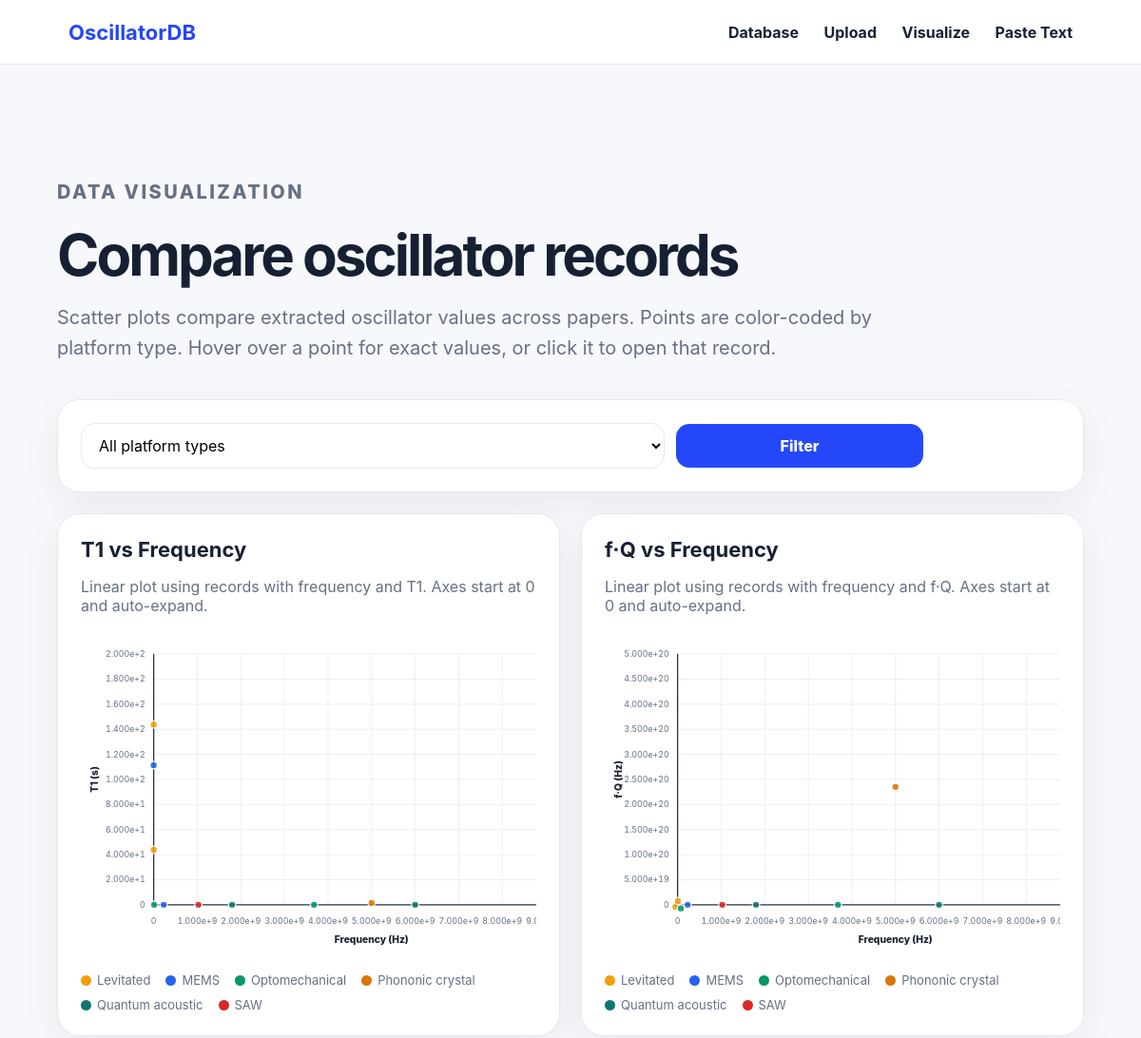
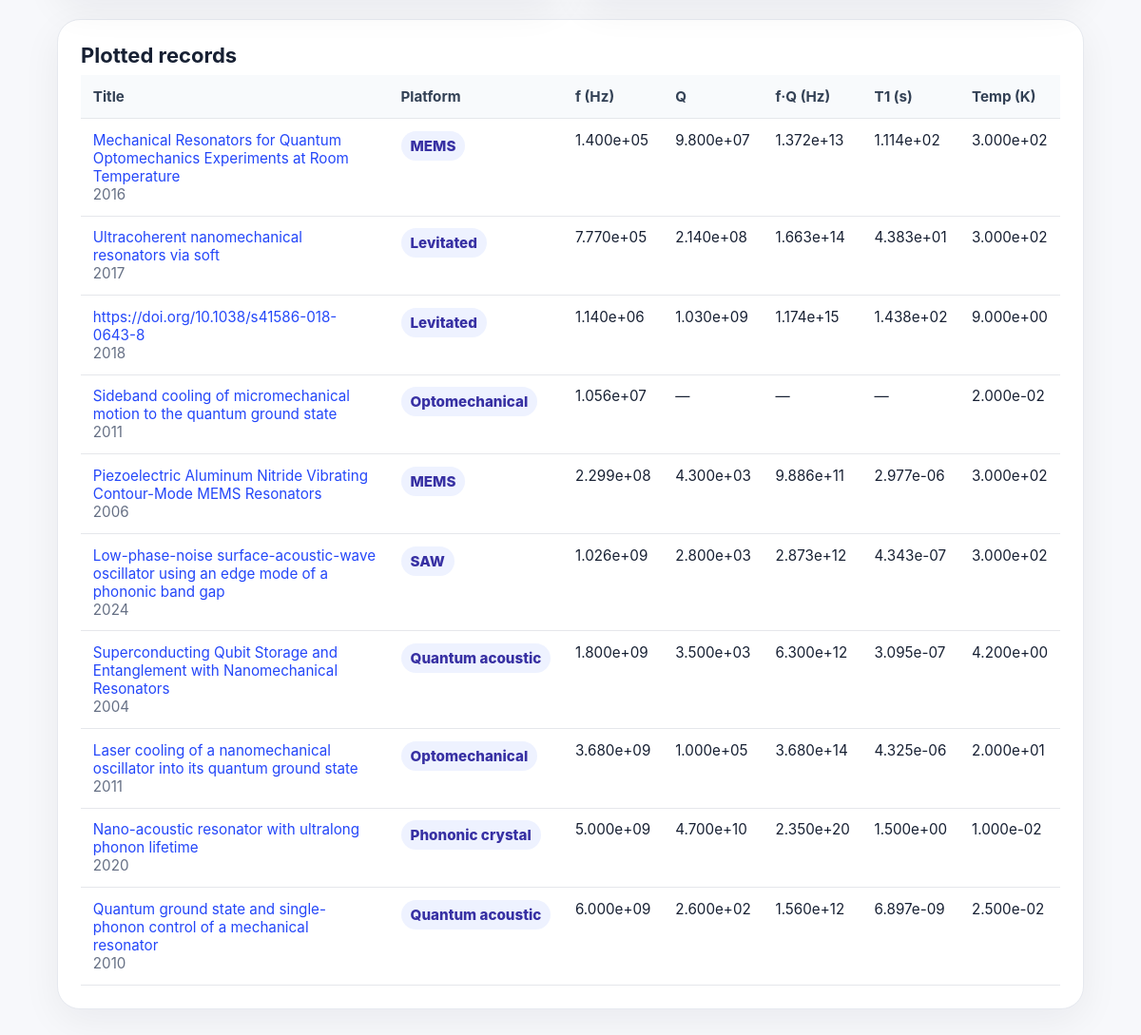
The app's page /visualize with its own data (2 pictures, top to bottom).
### tables this page shows
CREATE TABLE oscillator_records (
                id INTEGER PRIMARY KEY AUTOINCREMENT,
                title TEXT,
                authors TEXT,
                year INTEGER,
                doi TEXT,
                source_url TEXT,
                filename TEXT,
                oscillator_type TEXT,
                platform_type TEXT,
                material TEXT,
                platform TEXT,
                frequency_hz REAL,
                quality_factor REAL,
                fq_product REAL,
                t1_seconds REAL,
                temperature_k REAL,
                evidence_quote TEXT,
                notes TEXT,
                validation_status TEXT DEFAULT 'pending',
                extraction_json TEXT,
                created_at TEXT DEFAULT CURRENT_TIMESTAMP
            );

### app.py (the view)
@app.route("/visualize")
def visualize():
    platform_filter = request.args.get("platform_type", "").strip()
    params = []
    where = ["frequency_hz IS NOT NULL"]
    if platform_filter:
        where.append("platform_type = ?")
        params.append(platform_filter)
    sql = "SELECT id, title, year, platform_type, platform, material, frequency_hz, quality_factor, fq_product, t1_seconds, temperature_k FROM oscillator_records"
    sql += " WHERE " + " AND ".join(where)
    sql += " ORDER BY frequency_hz ASC"
    with db() as conn:
        rows = conn.execute(sql, params).fetchall()
        platform_rows = conn.execute(
            "SELECT DISTINCT platform_type FROM oscillator_records WHERE platform_type IS NOT NULL AND platform_type != '' ORDER BY platform_type"
        ).fetchall()
    platform_types = [row[0] for row in platform_rows]
    for ptype in PLATFORM_TYPES:
        if ptype not in platform_types:
            platform_types.append(ptype)
    chart_data = []
    for r in rows:
        chart_data.append({
            "id": r["id"],
            "title": r["title"] or "Untitled paper",
            "year": r["year"],
            "platform_type": r["platform_type"] or "Other",
            "platform": r["platform"] or "",
            "material": r["material"] or "",
            "frequency_hz": r["frequency_hz"],
            "quality_factor": r["quality_factor"],
            "fq_product": r["fq_product"],
            "t1_seconds": r["t1_seconds"],
            "temperature_k": r["temperature_k"],
        })
    return render_template(
        "visualize.html",
        records=rows,
        chart_data=chart_data,
        platform_filter=platform_filter,
        platform_types=platform_types,
    )

### app.py (called while the page is built)
def db():
    conn = sqlite3.connect(DB_PATH)
    conn.row_factory = sqlite3.Row
    return conn

@app.template_filter("sci")
def sci(v):
    if v is None or v == "":
        return "—"
    try:
        return f"{float(v):.3e}"
    except Exception:
        return str(v)

### templates/visualize.html (shortened to what this page needs)
{% extends "base.html" %}
{% block content %}
<section class="hero compact-hero">
  <p class="eyebrow">Data visualization</p>
  <h1>Compare oscillator records</h1>
  <p>Scatter plots compare extracted oscillator values across papers. Points are color-coded by platform type. Hover over a point for exact values, or click it to open that record.</p>
</section>
<section class="card">
  <form class="search" method="get">
    <select name="platform_type">
      <option value="">All platform types</option>
    </select>
    <button>Filter</button>
  </form>
</section>
<section class="viz-grid">
  <div class="card chart-card">
    <div class="chart-header">
      <h2>T1 vs Frequency</h2>
      <p class="muted">Linear plot using records with frequency and T1. Axes start at 0 and auto-expand.</p>
    </div>
    <div id="chart-t1" class="svg-chart"></div>
  </div>
  <div class="card chart-card">
    <div class="chart-header">
      <h2>f·Q vs Frequency</h2>
      <p class="muted">Linear plot using records with frequency and f·Q. Axes start at 0 and auto-expand.</p>
    </div>
    <div id="chart-fq" class="svg-chart"></div>
  </div>
</section>
<section class="card table-card">
  <h2>Plotted records</h2>
  <div class="table-wrap">
    <table class="records-table">
      <thead>
        <tr>
          <th>Title</th>
          <th>Platform</th>
          <th>f (Hz)</th>
          <th>Q</th>
          <th>f·Q (Hz)</th>
          <th>T1 (s)</th>
          <th>Temp (K)</th>
        </tr>
      </thead>
      <tbody>
        {% for r in records %}
        <tr>
          <td><a href="{{ url_for('record', record_id=r.id) }}">{{ r.title or 'Untitled paper' }}</a>{% if r.year %}<br><span class="muted">{{ r.year }}</span>{% endif %}</td>
          <td><span class="platform-pill platform-{{ (r.platform_type or 'Other')|replace(' / ', '-')|replace(' ', '-')|replace('/', '-')|lower }}">{{ r.platform_type or 'Other' }}</span></td>
          <td>{{ r.frequency_hz|sci }}</td>
          <td>{{ r.quality_factor|sci }}</td>
          <td>{{ r.fq_product|sci }}</td>
          <td>{{ r.t1_seconds|sci }}</td>
          <td>{{ r.temperature_k|sci }}</td>
        </tr>
        {% else %}
        <tr><td colspan="7" class="empty">No plottable records yet.</td></tr>
        {% endfor %}
      </tbody>
    </table>
  </div>
</section>
{% endblock %}

### templates/base.html (shortened to what this page needs)
<!doctype html>
<html lang="en">
<head>
  <link rel="stylesheet" href="{{ url_for('static', filename='styles.css') }}">
</head>
<body>
  <nav class="nav">
    <a class="brand" href="{{ url_for('index') }}">OscillatorDB</a>
    <div>
      <a href="{{ url_for('index') }}">Database</a>
      <a href="{{ url_for('upload') }}">Upload</a>
      <a href="{{ url_for('visualize') }}">Visualize</a>
      <a href="{{ url_for('extract_text_direct') }}">Paste Text</a>
    </div>
  </nav>
  <main class="container">
    {% block content %}{% endblock %}
  </main>
</body>
</html>

### static/styles.css (style rules this page uses)
:root { --bg:#f7f8fb; --card:#fff; --text:#172033; --muted:#667085; --line:#e6e9ef; --primary:#2447f9; --good:#07864b; --warn:#b76e00; --bad:#a51c30; }
* { box-sizing:border-box; }
body { margin:0; background:var(--bg); color:var(--text); font-family:Inter, ui-sans-serif, system-ui, -apple-system, Segoe UI, sans-serif; }
a { color:var(--primary); text-decoration:none; }
.nav { height:68px; display:flex; align-items:center; justify-content:space-between; padding:0 6vw; background:#fff; border-bottom:1px solid var(--line); position:sticky; top:0; z-index:10; }
.nav a { margin-left:22px; color:var(--text); font-weight:650; }
.nav .brand { margin-left:0; font-size:22px; color:var(--primary); }
.container { width:min(1180px, 90vw); margin:34px auto 80px; }
.hero { padding:64px 0 38px; max-width:920px; }
.eyebrow { color:var(--primary); font-weight:800; text-transform:uppercase; letter-spacing:.12em; font-size:13px; }
h1 { font-size:clamp(32px, 5vw, 64px); line-height:1; margin:8px 0 18px; letter-spacing:-.05em; }
h2 { font-size:22px; margin:0 0 8px; }
.hero p { font-size:20px; color:var(--muted); line-height:1.6; }
.card, .record-card { background:var(--card); border:1px solid var(--line); border-radius:24px; padding:24px; box-shadow:0 12px 40px rgba(16,24,40,.06); }
.search { display:grid; grid-template-columns:1fr 260px 120px; gap:12px; }
input, select, textarea, button { font:inherit; border-radius:14px; border:1px solid var(--line); padding:12px 14px; background:#fff; }
button, .button { display:inline-block; border:0; background:var(--primary); color:#fff; font-weight:800; padding:13px 18px; border-radius:14px; cursor:pointer; }
.muted { color:var(--muted); }
.table-card { overflow: hidden; }
.table-wrap { overflow-x: auto; }
.records-table { width: 100%; border-collapse: collapse; font-size: 0.95rem; }
.records-table th, .records-table td { padding: 0.8rem; border-bottom: 1px solid #e5e7eb; text-align: left; vertical-align: top; }
.records-table th { background: #f8fafc; font-weight: 700; color: #334155; }
.platform-pill { display:inline-block; padding:6px 10px; border-radius:999px; background:#eef2ff; color:#3730a3; font-weight:800; white-space:nowrap; }
.search { grid-template-columns:1fr 260px 120px auto; align-items:center; }
.compact-hero { padding-bottom: 18px; }
.viz-grid { display:grid; grid-template-columns:repeat(auto-fit, minmax(420px, 1fr)); gap:22px; margin:22px 0; }
.chart-card { min-width:0; }
.chart-header { margin-bottom:14px; }
.svg-chart { width:100%; overflow-x:auto; }

### records on screen
oscillator_records: title "Mechanical Resonators for Quantum Optomechanics Experiments at Room Temperature", year "2016", platform_type "MEMS", frequency_hz|sci "1.400e+05", quality_factor|sci "9.800e+07", fq_product|sci "1.372e+13", t1_seconds|sci "1.114e+02", temperature_k|sci "3.000e+02"
oscillator_records: title "Ultracoherent nanomechanical resonators via soft", year "2017", platform_type "Levitated", frequency_hz|sci "7.770e+05", quality_factor|sci "2.140e+08", fq_product|sci "1.663e+14", t1_seconds|sci "4.383e+01", temperature_k|sci "3.000e+02"
oscillator_records: title "https://doi.org/10.1038/s41586-018-0643-8", year "2018", platform_type "Levitated", frequency_hz|sci "1.140e+06", quality_factor|sci "1.030e+09", fq_product|sci "1.174e+15", t1_seconds|sci "1.438e+02", temperature_k|sci "9.000e+00"
oscillator_records: title "Sideband cooling of micromechanical motion to the quantum ground state", year "2011", platform_type "Optomechanical", frequency_hz|sci "1.056e+07", quality_factor|sci "—", fq_product|sci "—", t1_seconds|sci "—", temperature_k|sci "2.000e-02"
oscillator_records: title "Piezoelectric Aluminum Nitride Vibrating Contour-Mode MEMS Resonators", year "2006", platform_type "MEMS", frequency_hz|sci "2.299e+08", quality_factor|sci "4.300e+03", fq_product|sci "9.886e+11", t1_seconds|sci "2.977e-06", temperature_k|sci "3.000e+02"
oscillator_records: title "Low-phase-noise surface-acoustic-wave oscillator using an edge mode of a phononic band gap", year "2024", platform_type "SAW", frequency_hz|sci "1.026e+09", quality_factor|sci "2.800e+03", fq_product|sci "2.873e+12", t1_seconds|sci "4.343e-07", temperature_k|sci "3.000e+02"
oscillator_records: title "Superconducting Qubit Storage and Entanglement with Nanomechanical Resonators", year "2004", platform_type "Quantum acoustic", frequency_hz|sci "1.800e+09", quality_factor|sci "3.500e+03", fq_product|sci "6.300e+12", t1_seconds|sci "3.095e-07", temperature_k|sci "4.200e+00"
oscillator_records: title "Laser cooling of a nanomechanical oscillator into its quantum ground state", year "2011", platform_type "Optomechanical", frequency_hz|sci "3.680e+09", quality_factor|sci "1.000e+05", fq_product|sci "3.680e+14", t1_seconds|sci "4.325e-06", temperature_k|sci "2.000e+01"
oscillator_records: title "Nano-acoustic resonator with ultralong phonon lifetime", year "2020", platform_type "Phononic crystal", frequency_hz|sci "5.000e+09", quality_factor|sci "4.700e+10", fq_product|sci "2.350e+20", t1_seconds|sci "1.500e+00", temperature_k|sci "1.000e-02"
oscillator_records: title "Quantum ground state and single-phonon control of a mechanical resonator", year "2010", platform_type "Quantum acoustic", frequency_hz|sci "6.000e+09", quality_factor|sci "2.600e+02", fq_product|sci "1.560e+12", t1_seconds|sci "6.897e-09", temperature_k|sci "2.500e-02"
